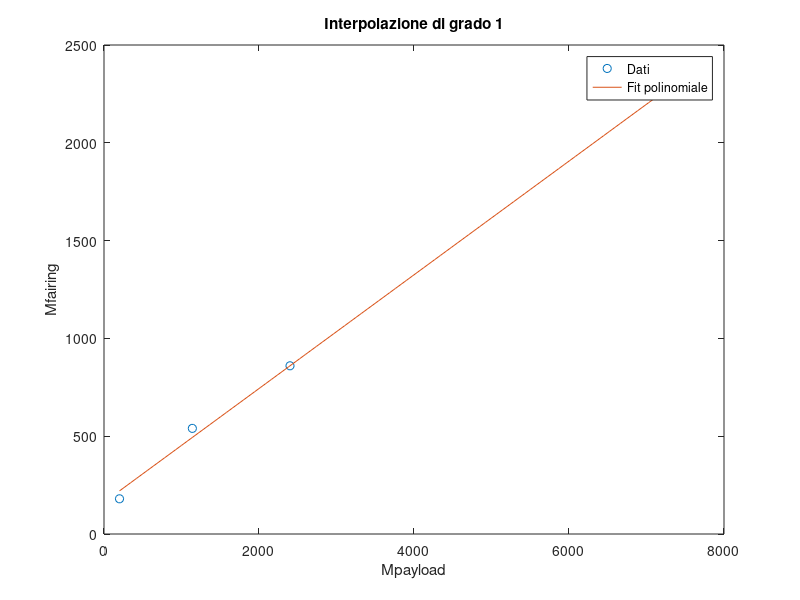

This chart was generated by the following MATLAB code: (Note: this script raises an error after producing the figure.)
%% from Payload mass to fairing diameter
clear 
close all
clc
% Dati noti
Mp = [7392; 285; 443; 200; 2400; 1140]; %ATLAS V 401 LEO, LAUNCHER ONE, PEGASUS XL, FALCON 1, VEGA C, VEGA
Dfair = [4.2; 1.37; 1.18; 1.524; 3; 2.6]; 

% Grado del polinomio
grado = 1; % ad esempio, retta (grado 1)

% Fit dei minimi quadrati
p = polyfit(Mp, Dfair, grado);

% Calcola il valore interpolato (predetto)
Mpq = 400; % punto di query
Dfairq = polyval(p, Mpq); % valore predetto dal modello

% Visualizzazione
xp = linspace(min(Mp), max(Mp), 100); % punti per grafico
yp = polyval(p, xp); % valutazione del polinomio

plot(Mp, Dfair, 'o', xp, yp, '-'); % grafico dati e interpolazione
xlabel('Mpayload'); ylabel('diameter');
title(['Interpolazione di grado ', num2str(grado)]);
legend('Dati', 'Fit polinomiale');

%% from Payload mass to fairing diameter
clear
close all
clc
% Dati noti
Mp = [7392; 200; 2400; 1140]; %ATLAS V 401 LEO, LAUNCHER ONE, PEGASUS XL, FALCON 1, VEGA C, VEGA
Mfair = [2305; 180; 860; 540]; % Fairing mass

% Grado del polinomio
grado = 1; % ad esempio, retta (grado 1)

% Fit dei minimi quadrati
p = polyfit(Mp, Mfair, grado);

% Calcola il valore interpolato (predetto)
Mpq = 250; % punto di query
Mfairq = polyval(p, Mpq); % valore predetto dal modello

% Visualizzazione
xp = linspace(min(Mp), max(Mp), 100); % punti per grafico
yp = polyval(p, xp); % valutazione del polinomio

plot(Mp, Mfair, 'o', xp, yp, '-'); % grafico dati e interpolazione
xlabel('Mpayload'); ylabel('Mfairing');
title(['Interpolazione di grado ', num2str(grado)]);
legend('Dati', 'Fit polinomiale');

%% from fairing diameter to fairing length
% Dati noti
Dfair = [4.2; 1.37; 1.18; 1.524; 3; 2.6]; %ATLAS V 401 LEO, LAUNCHER ONE, PEGASUS XL, FALCON 1, VEGA C, VEGA
Lfair = [12.68; 3.63; 2.13; 4.4; 9; 7.88]; 

% Grado del polinomio
grado = 1; % ad esempio, retta (grado 1)

% Fit dei minimi quadrati
p = polyfit(Dfair, Lfair, grado);

% Calcola il valore interpolato (predetto)
Lfairq = polyval(p, Dfairq); % valore predetto dal modello

% Visualizzazione
xp = linspace(min(Dfair), max(Dfair), 100); % punti per grafico
yp = polyval(p, xp); % valutazione del polinomio

plot(Dfair, Lfair, 'o', xp, yp, '-'); % grafico dati e interpolazione
xlabel('Fairing diameter'); ylabel('Length diameter');
title(['Interpolazione di grado ', num2str(grado)]);
legend('Dati', 'Fit polinomiale');


%% from payload mass to stages' thrust
%%%%%%1ST STAGE%%%%%%%
clear
close all 
clc
% Dati noti
Mp = [285; 443]; %LAUNCHER ONE, PEGASUS XL
T1stage = [327; 726]*1e3; 

% Grado del polinomio
grado = 1; % ad esempio, retta (grado 1)

% Fit dei minimi quadrati
p = polyfit(Mp, T1stage, grado);

% Calcola il valore interpolato (predetto)
Mpq = 250; % punto di query
T1stageq = polyval(p, Mpq); % valore predetto dal modello

% Visualizzazione
xp = linspace(min(Mp), max(Mp), 100); % punti per grafico
yp = polyval(p, xp); % valutazione del polinomio

plot(Mp, T1stage, 'o', xp, yp, '-'); % grafico dati e interpolazione
xlabel('Mpayload'); ylabel('Thrust 1st stage');
title(['Interpolazione di grado ', num2str(grado)]);
legend('Dati', 'Fit polinomiale');




%%%%%%2ND STAGE%%%%%%%

% Dati noti
Mp = [300; 285; 443; 200]; %Electron, LAUNCHER ONE, PEGASUS XL, FALCON 1
T2stage = [25.8; 22.241; 196; 30.7]*1e3; 

% Grado del polinomio
grado = 1; % ad esempio, retta (grado 1)

% Fit dei minimi quadrati
p = polyfit(Mp, T2stage, grado);

% Calcola il valore interpolato (predetto)
Mpq = 250; % punto di query
T2stageq = polyval(p, Mpq); % valore predetto dal modello

% Visualizzazione
xp = linspace(min(Mp), max(Mp), 100); % punti per grafico
yp = polyval(p, xp); % valutazione del polinomio

figure
plot(Mp, T2stage, 'o', xp, yp, '-'); % grafico dati e interpolazione
xlabel('Mpayload'); ylabel('Thrust 2st stage');
title(['Interpolazione di grado ', num2str(grado)]);
legend('Dati', 'Fit polinomiale');

%%%%%%3RD STAGE%%%%%%%

% Dati noti
Mp = [7392; 285; 443; 200]; %ATLAS V 401 LEO, LAUNCHER ONE, PEGASUS XL, FALCON 1, VEGA C, VEGA
T2stage = [198.4; 22.241; 196; 30.7]*1e3; 
Weight3rdstage = [];

% Grado del polinomio
grado = 1; % ad esempio, retta (grado 1)

% Fit dei minimi quadrati
p = polyfit(Mp, T2stage, grado);

% Calcola il valore interpolato (predetto)
Mpq = 250; % punto di query
T2stageq = polyval(p, Mpq); % valore predetto dal modello

% Visualizzazione
xp = linspace(min(Mp), max(Mp), 100); % punti per grafico
yp = polyval(p, xp); % valutazione del polinomio

figure
plot(Mp, T2stage, 'o', xp, yp, '-'); % grafico dati e interpolazione
xlabel('Mpayload'); ylabel('Thrust 2st stage');
title(['Interpolazione di grado ', num2str(grado)]);
legend('Dati', 'Fit polinomiale');


%% from payload mass to length over diameter

%L_total with D first stage

% Dati noti
% Mp = [7392; 285; 443; 200; 22800];
L = [21.336; 17.6; 21; 18; 70; 110.6; 30; 35; 58.3; 62];  %LAUNCHER ONE, PEGASUS XL, FALCON 1, ELECTRON,  FALCON 9 v1.2 
D = [1.8; 1.28; 1.68; 1.2;3.7; 10; 3; 3.4; 3.81; 5.4]; % First stage diameter, assumed constant


% Grado del polinomio
grado = 1; % ad esempio, retta (grado 1)

% Fit dei minimi quadrati
p = polyfit(D, L, grado);

% Calcola il valore interpolato (predetto)
D_guess = 1.7; % punto di query
L_guess = polyval(p, D_guess); % valore predetto dal modello

% Visualizzazione
xp = linspace(min(D), max(D), 100); % punti per grafico
yp = polyval(p, xp); % valutazione del polinomio

figure
plot(D, L, 'o', xp, yp, '-'); % grafico dati e interpolazione
xlabel('Mpayload'); ylabel('L/D 1st stage');
title(['Interpolazione di grado ', num2str(grado)]);
legend('Dati', 'Fit polinomiale');


%% from thrust to tb
%%%%%%1ST STAGE%%%%%%%

% Dati noti
%LAUNCHER ONE, PEGASUS XL
T1stage = [327; 726]*1e3; 
tb1 = [180; 68.6];

% Grado del polinomio
grado = 1; % ad esempio, retta (grado 1)

% Fit dei minimi quadrati
p = polyfit(T1stage, tb1, grado);

% Calcola il valore interpolato (predetto)
tb1q = polyval(p, T1stageq); % valore predetto dal modello

% Visualizzazione
xp = linspace(min(T1stage), max(T1stage), 100); % punti per grafico
yp = polyval(p, xp); % valutazione del polinomio

plot(T1stage, tb1, 'o', xp, yp, '-'); % grafico dati e interpolazione
xlabel('T1stage'); ylabel('tb');
title(['Interpolazione di grado ', num2str(grado)]);
legend('Dati', 'Fit polinomiale');




%%%%%%2ND STAGE%%%%%%%

% Dati noti
%LAUNCHER ONE, PEGASUS XL, FALCON 1, Electron
T2stage = [22.241; 196; 30.7; 25.8]*1e3;
tb2 = [360; 69.4; 378; 373];

% Grado del polinomio
grado = 1; % ad esempio, retta (grado 1)

% Fit dei minimi quadrati
p = polyfit(T2stage, tb2, grado);

% Calcola il valore interpolato (predetto)
tb2q = polyval(p, T2stageq); % valore predetto dal modello

% Visualizzazione
xp = linspace(min(T2stage), max(T2stage), 100); % punti per grafico
yp = polyval(p, xp); % valutazione del polinomio

figure
plot(T2stage, tb2, 'o', xp, yp, '-'); % grafico dati e interpolazione
xlabel('T2stage'); ylabel('tb');
title(['Interpolazione di grado ', num2str(grado)]);
legend('Dati', 'Fit polinomiale');





%% from payload mass to propellant mass and to structural mass index
%%%%%%1ST STAGE%%%%%%%
clear all
close all 
clc
% Dati noti
Mp = [285; 443]; %LAUNCHER ONE, PEGASUS XL
T1stage = [327; 726]*1e3; 

% Grado del polinomio
grado = 1; % ad esempio, retta (grado 1)

% Fit dei minimi quadrati
p = polyfit(Mp, T1stage, grado);

% Calcola il valore interpolato (predetto)
Mpq = 250; % punto di query
T1stageq = polyval(p, Mpq); % valore predetto dal modello

% Visualizzazione
xp = linspace(min(Mp), max(Mp), 100); % punti per grafico
yp = polyval(p, xp); % valutazione del polinomio

plot(Mp, T1stage, 'o', xp, yp, '-'); % grafico dati e interpolazione
xlabel('Mpayload'); ylabel('Thrust 1st stage');
title(['Interpolazione di grado ', num2str(grado)]);
legend('Dati', 'Fit polinomiale');



%%%%%%2nd STAGE%%%%%%%
% Dati noti
Mp = [285; 443]; %LAUNCHER ONE, PEGASUS XL
T1stage = [327; 726]*1e3; 

% Grado del polinomio
grado = 1; % ad esempio, retta (grado 1)

% Fit dei minimi quadrati
p = polyfit(Mp, T1stage, grado);

% Calcola il valore interpolato (predetto)
Mpq = 250; % punto di query
T1stageq = polyval(p, Mpq); % valore predetto dal modello

% Visualizzazione
xp = linspace(min(Mp), max(Mp), 100); % punti per grafico
yp = polyval(p, xp); % valutazione del polinomio

plot(Mp, T1stage, 'o', xp, yp, '-'); % grafico dati e interpolazione
xlabel('Mpayload'); ylabel('Thrust 1st stage');
title(['Interpolazione di grado ', num2str(grado)]);
legend('Dati', 'Fit polinomiale');
